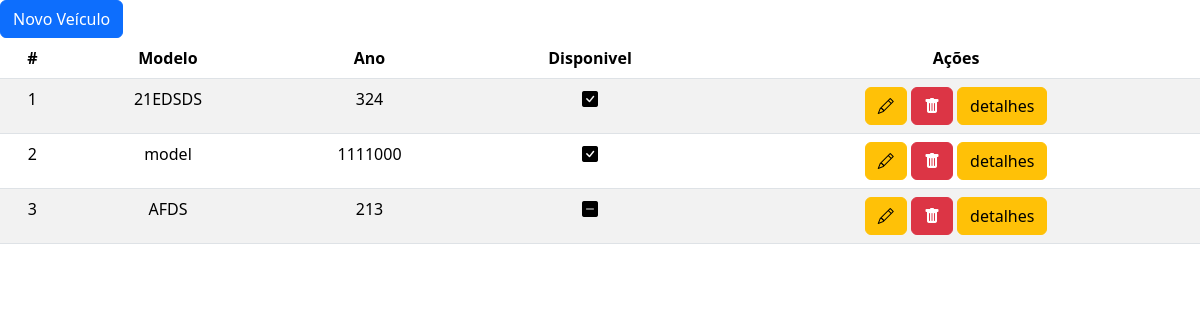
Page /app/manager/ on the earlier database version.
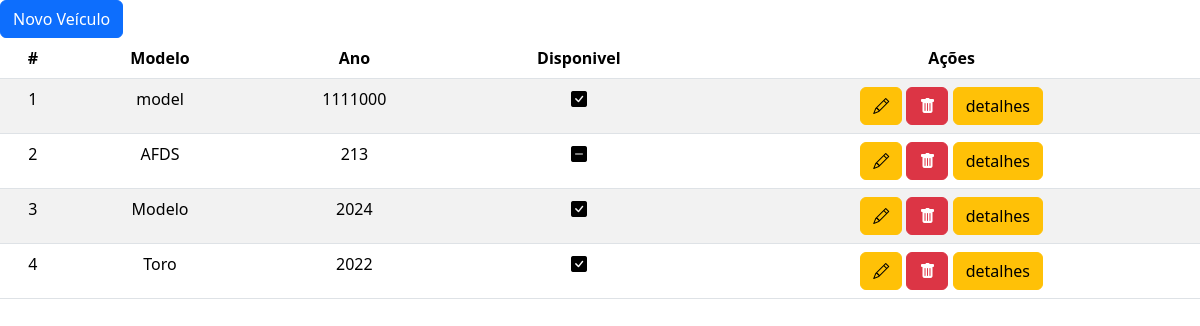
Same page on the later database version.
### app/models.py (models this page shows, shortened)
class Carros(models.Model):
    modelo = models.CharField(max_length=255, blank=False)
    marca = models.CharField(max_length=255, blank=True)
    complemento = models.CharField(max_length=255, blank=True)
    ano = models.IntegerField(blank=False)
    cor = models.CharField(max_length=255, blank=False)
    disponivel = models.BooleanField(default=True)
    foto = models.ImageField(upload_to="uploads/", blank=False)

### app/views.py (the view)
# urls.py: path('manager/', views.gerenciamento, name='gerenciamento'),
def gerenciamento(request):
    carros_list = models.Carros.objects.all()
    return render(request, "pages/list_veiculo.html", {'carros' : carros_list})

### app/templates/pages/list_veiculo.html
{% extends "base.html" %}
{% block content %}
<a class="btn btn-primary" href="{% url 'app:add_veiculo' %}">Novo Veículo</a>
    <table class="table table-striped">
        <thead>
            <tr>
                <th scope="col" class="text-center">#</th>
                <th scope="col" class="text-center">Modelo</th>
                <th scope="col" class="text-center">Ano</th>
                <th scope="col" class="text-center">Disponivel</th>
                <th scope="col" class="text-center">Ações</th>
            </tr>
        </thead>
        <tbody>
            {% for carro in carros %}
                    <tr>
                        <td class="text-center">{{ forloop.counter }}</td>
                        <td class="text-center">{{ carro.modelo }}</td>
                        <td class="text-center">{{ carro.ano }}</td>
                        {% if carro.disponivel %}
                        <td class="text-center"><i class="bi bi-check-square-fill"></i></td>
                        {% else %}
                        <td class="text-center"><i class="bi bi-dash-square-fill"></i></td>
                        {% endif %}
                        <td class="text-center">
                            <a type="button" class="btn btn-warning"
                                href="{% url 'app:edit_veiculo' carro.id %}">
                                <i class="bi bi-pencil"></i>
                            </a>
                            <a type="button"
                                class="btn btn-danger"
                                href="{% url 'app:remove_veiculo' carro.id %}">
                                <i class="bi bi-trash-fill"></i>
                            </a>
                            <a type="button" class="btn btn-warning"
                                href="{% url 'app:detalhes_veiculo' carro.id %}">
                                detalhes
                            </a>
                    </tr>
            {% endfor %}
        </tbody>
    </table>
{% endblock %}

### projeto/templates/base.html (shortened to what this page needs)
<!DOCTYPE html>
<html lang="en">
<head>
    <link href="https://cdn.jsdelivr.net/npm/bootstrap@5.3.2/dist/css/bootstrap.min.css" rel="stylesheet">
    <link rel="stylesheet" href="https://cdn.jsdelivr.net/npm/bootstrap-icons@1.11.3/font/bootstrap-icons.min.css">
</head>
<body>
    {% block content %}
    {% endblock %}
</body>
</html>

Differences in the rows shown:
removed Carros: modelo "21EDSDS", ano "324", disponivel True (drawn)
added Carros: modelo "Modelo", ano "2024", disponivel True (drawn)
added Carros: modelo "Toro", ano "2022", disponivel True (drawn)
